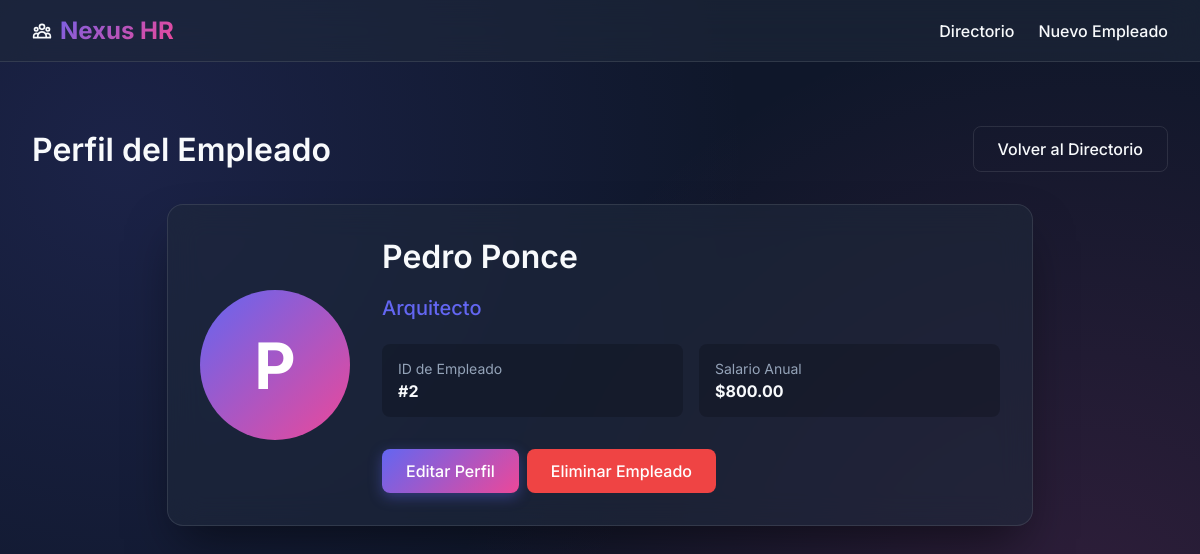
The page /employee/2 on the database its author committed.
### models.py (models this page shows, shortened)
class Employee(db.Model):
    __tablename__ = 'employees'
    id = db.Column(db.Integer, primary_key=True)
    name = db.Column(db.String(100), nullable=False)
    position = db.Column(db.String(100), nullable=False)
    salary = db.Column(db.Float, nullable=False)

### app.py (the view)
@app.route('/employee/<int:id>')
def view_employee(id):
    employee = Employee.query.get_or_404(id)
    return render_template('detail.html', employee=employee)

### templates/detail.html (shortened to what this page needs)
{% extends 'base.html' %}
{% block content %}
<div class="page-header">
    <h1>Perfil del Empleado</h1>
    <a href="{{ url_for('index') }}" class="btn btn-secondary">Volver al Directorio</a>
</div>
<div class="glass-panel" style="max-width: 800px; margin: 0 auto; display: flex; gap: 2rem; align-items: center;">
    <div style="width: 150px; height: 150px; border-radius: 50%; background: linear-gradient(135deg, var(--primary-color), var(--secondary-color)); display: flex; align-items: center; justify-content: center; font-size: 4rem; font-weight: bold; flex-shrink: 0; color: white;">
        {{ employee.name[0].upper() }}
    </div>
    <div style="flex: 1;">
        <h2 style="font-size: 2rem; margin-bottom: 0.5rem;">{{ employee.name }}</h2>
        <p style="color: var(--primary-color); font-weight: 500; font-size: 1.25rem; margin-bottom: 1.5rem;">{{ employee.position }}</p>
        <div style="display: grid; grid-template-columns: 1fr 1fr; gap: 1rem; margin-bottom: 2rem;">
            <div style="background: rgba(0,0,0,0.2); padding: 1rem; border-radius: 0.5rem;">
                <span style="color: var(--text-muted); font-size: 0.875rem; display: block; margin-bottom: 0.25rem;">ID de Empleado</span>
                <strong>#{{ employee.id }}</strong>
            </div>
            <div style="background: rgba(0,0,0,0.2); padding: 1rem; border-radius: 0.5rem;">
                <span style="color: var(--text-muted); font-size: 0.875rem; display: block; margin-bottom: 0.25rem;">Salario Anual</span>
                <strong>${{ "{:,.2f}".format(employee.salary) }}</strong>
            </div>
        </div>
        <div class="actions">
            <a href="{{ url_for('edit_employee', id=employee.id) }}" class="btn btn-primary">Editar Perfil</a>
            <form action="{{ url_for('delete_employee', id=employee.id) }}" method="POST" style="display:inline;" onsubmit="return confirm('¿Está seguro de eliminar este registro? Esta acción no se puede deshacer.');">
                <button type="submit" class="btn btn-danger">Eliminar Empleado</button>
            </form>
        </div>
    </div>
</div>
{% endblock %}

### static/css/style.css (style rules this page uses)
:root { --bg-base: #0f172a; --surface-color: rgba(30, 41, 59, 0.6); --surface-border: rgba(255, 255, 255, 0.1); --primary-color: #6366f1; --primary-hover: #4f46e5; --secondary-color: #ec4899; --secondary-hover: #db2777; --danger-color: #ef4444; --danger-hover: #dc2626; --success-color: #10b981; --text-color: #f8fafc; --text-muted: #94a3b8; --glass-blur: blur(16px); --transition-speed: 0.3s; }
body { background-color: var(--bg-base); background-image: radial-gradient(circle at 10% 20%, rgba(99, 102, 241, 0.15) 0%, transparent 50%), radial-gradient(circle at 90% 80%, rgba(236, 72, 153, 0.15) 0%, transparent 50%); background-attachment: fixed; color: var(--text-color); font-family: 'Inter', sans-serif; margin: 0; padding: 0; min-height: 100vh; display: flex; flex-direction: column; }
.glass-panel { background: var(--surface-color); backdrop-filter: var(--glass-blur); border: 1px solid var(--surface-border); border-radius: 1rem; padding: 2rem; box-shadow: 0 25px 50px -12px rgba(0, 0, 0, 0.5); animation: fadeIn 0.5s ease-out; }
.page-header { display: flex; justify-content: space-between; align-items: center; margin-bottom: 2rem; }
h1, h2, h3 { margin: 0; font-weight: 600; }
.btn { display: inline-flex; align-items: center; justify-content: center; gap: 0.5rem; padding: 0.75rem 1.5rem; border-radius: 0.5rem; font-weight: 500; text-decoration: none; border: none; cursor: pointer; transition: all var(--transition-speed); font-family: 'Inter', sans-serif; font-size: 1rem; }
.btn-primary { background: linear-gradient(135deg, var(--primary-color), var(--secondary-color)); color: white; box-shadow: 0 4px 14px 0 rgba(99, 102, 241, 0.39); }
.btn-secondary { background: transparent; color: var(--text-color); border: 1px solid var(--surface-border); }
.btn-danger { background: var(--danger-color); color: white; }
.actions { display: flex; gap: 0.5rem; }

### rows shown on the page
Employee: name "P", name "Pedro Ponce", position "Arquitecto", id "2", salary "800.00"
